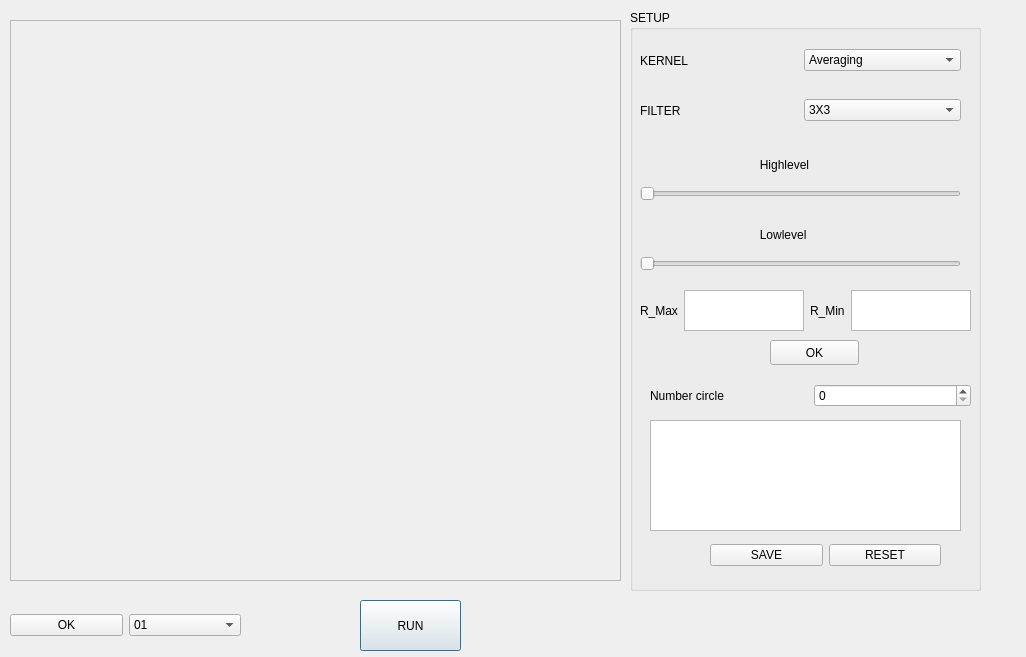
<?xml version="1.0" encoding="UTF-8"?>
<ui version="4.0">
 <class>Detection_circle_Dialog</class>
 <widget class="QDialog" name="Detection_circle_Dialog">
  <property name="geometry">
   <rect>
    <x>0</x>
    <y>0</y>
    <width>1026</width>
    <height>657</height>
   </rect>
  </property>
  <property name="windowTitle">
   <string>Dialog</string>
  </property>
  <widget class="QPushButton" name="RUN_detection_circle_pushButton">
   <property name="geometry">
    <rect>
     <x>360</x>
     <y>600</y>
     <width>101</width>
     <height>51</height>
    </rect>
   </property>
   <property name="text">
    <string>RUN</string>
   </property>
  </widget>
  <widget class="QWidget" name="verticalLayoutWidget_2">
   <property name="geometry">
    <rect>
     <x>630</x>
     <y>10</y>
     <width>351</width>
     <height>581</height>
    </rect>
   </property>
   <layout class="QVBoxLayout" name="Setup_detection_circle_verticalLayout">
    <item>
     <widget class="QGroupBox" name="Setup_detection_circle_groupBox">
      <property name="title">
       <string>SETUP</string>
      </property>
      <widget class="QWidget" name="horizontalLayoutWidget">
       <property name="geometry">
        <rect>
         <x>10</x>
         <y>30</y>
         <width>321</width>
         <height>41</height>
        </rect>
       </property>
       <layout class="QHBoxLayout" name="horizontalLayout">
        <item>
         <widget class="QLabel" name="label_2">
          <property name="text">
           <string>KERNEL</string>
          </property>
         </widget>
        </item>
        <item>
         <widget class="QComboBox" name="Filter_detection_circle_comboBox">
          <item>
           <property name="text">
            <string>Averaging</string>
           </property>
          </item>
          <item>
           <property name="text">
            <string>Gaussian Filtering</string>
           </property>
          </item>
          <item>
           <property name="text">
            <string>Median Filtering</string>
           </property>
          </item>
         </widget>
        </item>
       </layout>
      </widget>
      <widget class="QWidget" name="verticalLayoutWidget_3">
       <property name="geometry">
        <rect>
         <x>10</x>
         <y>210</y>
         <width>321</width>
         <height>51</height>
        </rect>
       </property>
       <layout class="QVBoxLayout" name="verticalLayout">
        <item>
         <widget class="QLabel" name="label_3">
          <property name="text">
           <string>                                    Lowlevel</string>
          </property>
         </widget>
        </item>
        <item>
         <widget class="QSlider" name="Low_level_detection_circle_horizontalSlider">
          <property name="maximum">
           <number>255</number>
          </property>
          <property name="orientation">
           <enum>Qt::Horizontal</enum>
          </property>
         </widget>
        </item>
       </layout>
      </widget>
      <widget class="QWidget" name="verticalLayoutWidget_4">
       <property name="geometry">
        <rect>
         <x>10</x>
         <y>140</y>
         <width>321</width>
         <height>51</height>
        </rect>
       </property>
       <layout class="QVBoxLayout" name="verticalLayout_2">
        <item>
         <widget class="QLabel" name="label_4">
          <property name="text">
           <string>                                    Highlevel</string>
          </property>
         </widget>
        </item>
        <item>
         <widget class="QSlider" name="High_level_detection_circle_horizontalSlider">
          <property name="minimum">
           <number>1</number>
          </property>
          <property name="maximum">
           <number>255</number>
          </property>
          <property name="orientation">
           <enum>Qt::Horizontal</enum>
          </property>
         </widget>
        </item>
       </layout>
      </widget>
      <widget class="QWidget" name="horizontalLayoutWidget_2">
       <property name="geometry">
        <rect>
         <x>10</x>
         <y>80</y>
         <width>321</width>
         <height>41</height>
        </rect>
       </property>
       <layout class="QHBoxLayout" name="horizontalLayout_2">
        <item>
         <widget class="QLabel" name="label">
          <property name="text">
           <string>FILTER</string>
          </property>
         </widget>
        </item>
        <item>
         <widget class="QComboBox" name="Kernel_detection_circle_comboBox">
          <item>
           <property name="text">
            <string>3X3</string>
           </property>
          </item>
          <item>
           <property name="text">
            <string>5X5</string>
           </property>
          </item>
          <item>
           <property name="text">
            <string>7X7</string>
           </property>
          </item>
          <item>
           <property name="text">
            <string>9X9</string>
           </property>
          </item>
         </widget>
        </item>
       </layout>
      </widget>
      <widget class="QTableWidget" name="Detection_circle_tableWidget">
       <property name="geometry">
        <rect>
         <x>20</x>
         <y>410</y>
         <width>311</width>
         <height>111</height>
        </rect>
       </property>
      </widget>
      <widget class="QWidget" name="horizontalLayoutWidget_3">
       <property name="geometry">
        <rect>
         <x>10</x>
         <y>280</y>
         <width>331</width>
         <height>41</height>
        </rect>
       </property>
       <layout class="QHBoxLayout" name="horizontalLayout_3">
        <item>
         <widget class="QLabel" name="label_6">
          <property name="text">
           <string>R_Max</string>
          </property>
         </widget>
        </item>
        <item>
         <widget class="QTextEdit" name="detection_color_R_Max_textEdit"/>
        </item>
        <item>
         <widget class="QLabel" name="label_7">
          <property name="text">
           <string>R_Min</string>
          </property>
         </widget>
        </item>
        <item>
         <widget class="QTextEdit" name="R_min_detection_circle_textEdit"/>
        </item>
       </layout>
      </widget>
      <widget class="QWidget" name="horizontalLayoutWidget_5">
       <property name="geometry">
        <rect>
         <x>20</x>
         <y>370</y>
         <width>321</width>
         <height>31</height>
        </rect>
       </property>
       <layout class="QHBoxLayout" name="horizontalLayout_5">
        <item>
         <widget class="QLabel" name="label_5">
          <property name="text">
           <string>Number circle</string>
          </property>
         </widget>
        </item>
        <item>
         <widget class="QSpinBox" name="Number_Detection_circle_spinBox"/>
        </item>
       </layout>
      </widget>
      <widget class="QPushButton" name="OK_pushButton">
       <property name="geometry">
        <rect>
         <x>140</x>
         <y>330</y>
         <width>89</width>
         <height>25</height>
        </rect>
       </property>
       <property name="text">
        <string>OK</string>
       </property>
      </widget>
      <widget class="QWidget" name="horizontalLayoutWidget_6">
       <property name="geometry">
        <rect>
         <x>80</x>
         <y>530</y>
         <width>231</width>
         <height>31</height>
        </rect>
       </property>
       <layout class="QHBoxLayout" name="horizontalLayout_6">
        <item>
         <widget class="QPushButton" name="detection_circle_Save_pushButton">
          <property name="text">
           <string>SAVE</string>
          </property>
         </widget>
        </item>
        <item>
         <widget class="QPushButton" name="Detection_circle_Reset_pushButton">
          <property name="text">
           <string>RESET</string>
          </property>
         </widget>
        </item>
       </layout>
      </widget>
     </widget>
    </item>
   </layout>
  </widget>
  <widget class="QWidget" name="horizontalLayoutWidget_4">
   <property name="geometry">
    <rect>
     <x>10</x>
     <y>600</y>
     <width>231</width>
     <height>51</height>
    </rect>
   </property>
   <layout class="QHBoxLayout" name="horizontalLayout_4">
    <item>
     <widget class="QPushButton" name="OK_detection_circle_pushButton">
      <property name="text">
       <string>OK</string>
      </property>
     </widget>
    </item>
    <item>
     <widget class="QComboBox" name="Detection_circle_comboBox">
      <item>
       <property name="text">
        <string>01</string>
       </property>
      </item>
      <item>
       <property name="text">
        <string>02</string>
       </property>
      </item>
      <item>
       <property name="text">
        <string>03</string>
       </property>
      </item>
      <item>
       <property name="text">
        <string>04</string>
       </property>
      </item>
     </widget>
    </item>
   </layout>
  </widget>
  <widget class="QScrollArea" name="scrollArea">
   <property name="geometry">
    <rect>
     <x>10</x>
     <y>20</y>
     <width>611</width>
     <height>561</height>
    </rect>
   </property>
   <property name="widgetResizable">
    <bool>true</bool>
   </property>
   <widget class="QWidget" name="scrollAreaWidgetContents">
    <property name="geometry">
     <rect>
      <x>0</x>
      <y>0</y>
      <width>609</width>
      <height>559</height>
     </rect>
    </property>
   </widget>
  </widget>
 </widget>
 <resources/>
 <connections/>
</ui>
